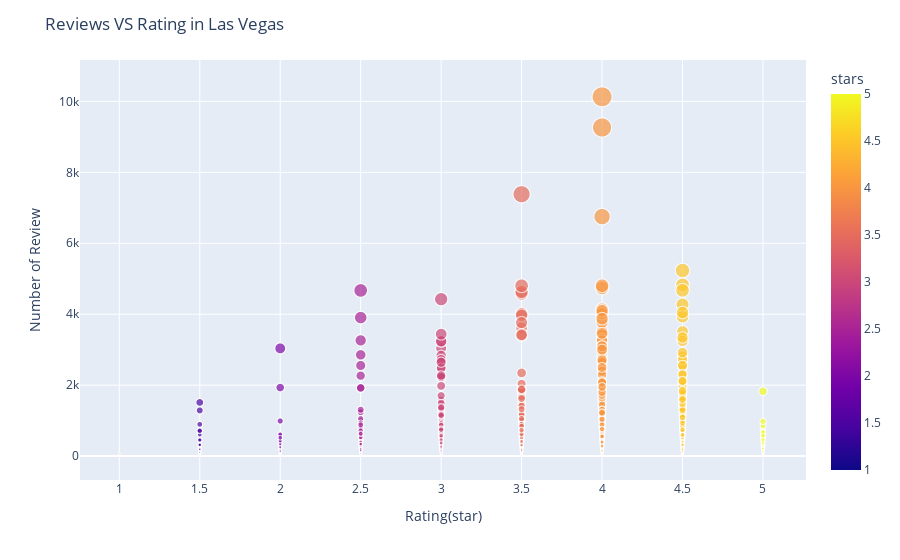

The cell this chart's notebook holds for it:
### Markdown cell above
### 3.4.1 Number of Reviews vs Rating

### Code cell
#Overall business in Las Vegas

fig = px.scatter(bizLV, 
                 x = "stars", 
                 y = "review_count",
                 color = "stars", 
                 size = "review_count")

fig.update_layout(title = "Reviews VS Rating in Las Vegas") 
fig.update_xaxes(title_text = "Rating(star)" )
fig.update_yaxes(title_text = "Number of Review")              
fig.show()

### Figure 1 — Plotly figure (JSON) as saved in the notebook; plotly's stock layout.template omitted (floating-point values rounded to 4 significant figures; data arrays with more than 128 entries replaced by an {"elided": "..."} marker saying what was removed)
{"data": [{"hovertemplate": "stars=%{marker.color}<br>review_count=%{marker.size}<extra></extra>", "legendgroup": "", "marker": {"color": {"elided": "24971 float values"}, "coloraxis": "coloraxis", "size": {"elided": "24971 int values"}, "sizemode": "area", "sizeref": 25.32, "symbol": "circle"}, "mode": "markers", "name": "", "showlegend": false, "type": "scattergl", "x": {"elided": "24971 float values"}, "xaxis": "x", "y": {"elided": "24971 int values"}, "yaxis": "y"}], "layout": {"coloraxis": {"colorbar": {"title": {"text": "stars"}}, "colorscale": [[0, "#0d0887"], [0.1111, "#46039f"], [0.2222, "#7201a8"], [0.3333, "#9c179e"], [0.4444, "#bd3786"], [0.5556, "#d8576b"], [0.6667, "#ed7953"], [0.7778, "#fb9f3a"], [0.8889, "#fdca26"], [1, "#f0f921"]]}, "legend": {"itemsizing": "constant", "tracegroupgap": 0}, "margin": {"t": 60}, "title": {"text": "Reviews VS Rating in Las Vegas"}, "xaxis": {"anchor": "y", "domain": [0, 1], "title": {"text": "Rating(star)"}}, "yaxis": {"anchor": "x", "domain": [0, 1], "title": {"text": "Number of Review"}}}}
